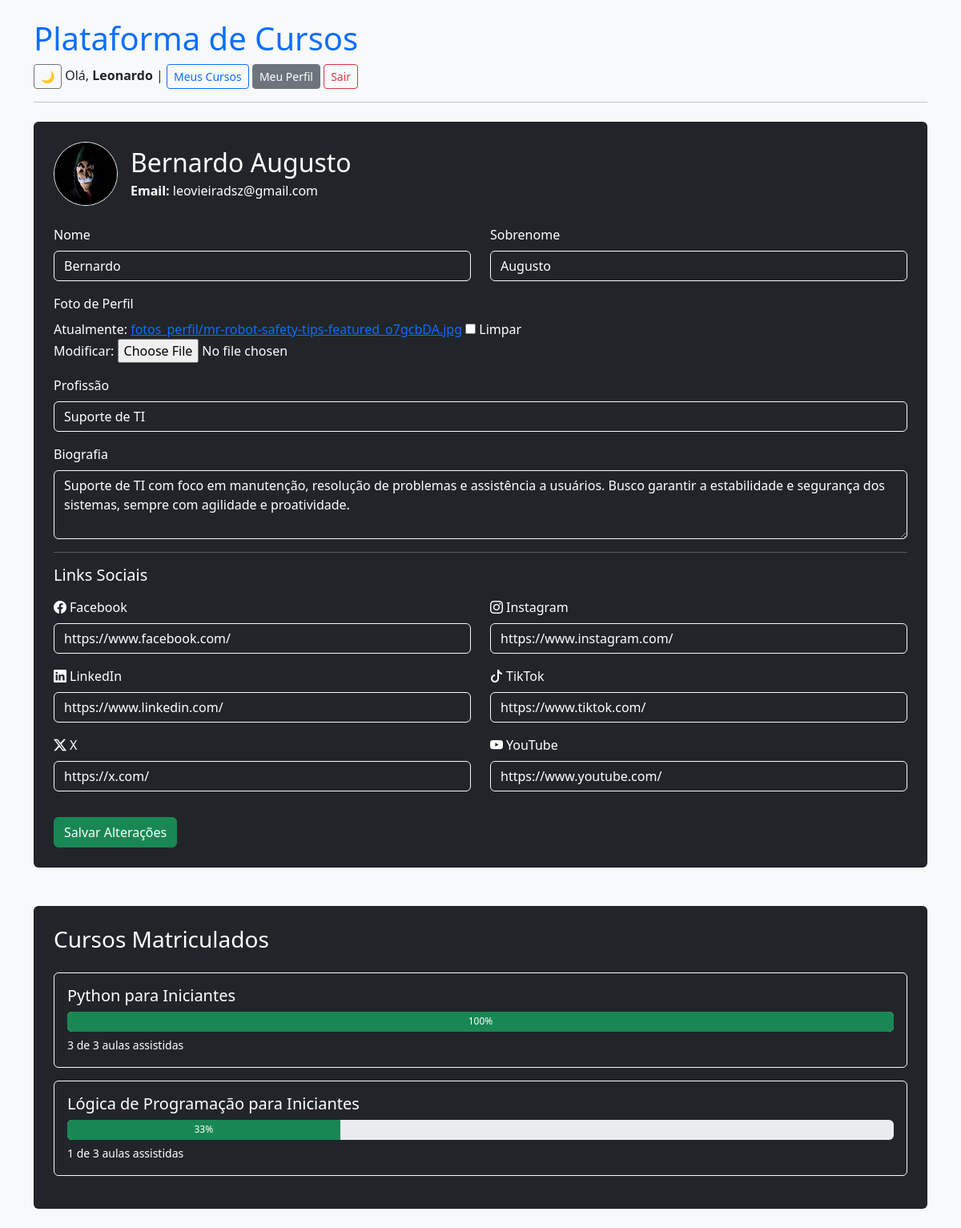
Before: /usuarios/perfil/ (signed in) with the older database file.
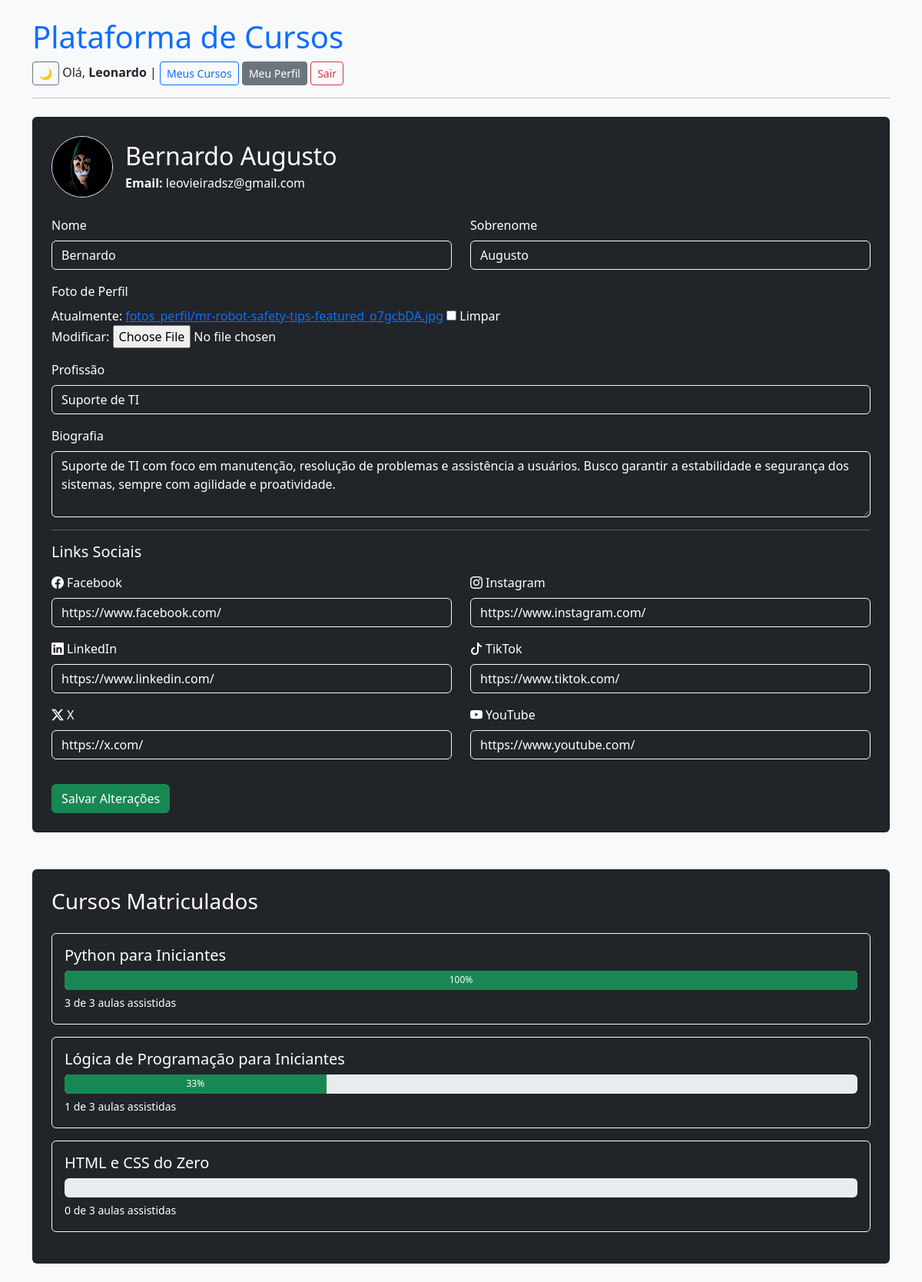
After: the same page with the newer database file.
### cursos/models.py (models this page shows, shortened)
class Matricula(models.Model):
    usuario = models.ForeignKey(settings.AUTH_USER_MODEL, on_delete=models.CASCADE, related_name='matriculas')
    curso = models.ForeignKey(Curso, on_delete=models.CASCADE, related_name='matriculas')
    data = models.DateTimeField(auto_now_add=True)
    class Meta:
        unique_together = ('usuario', 'curso')

class Curso(models.Model):
    titulo = models.CharField(max_length=100)
    descricao = models.TextField()
    imagem = models.ImageField(upload_to='cursos/imagens/', blank=True, null=True)
    slug = models.SlugField(unique=True, blank=True)

### usuarios/views.py (the view)
# urls.py: path('perfil/', views.perfil_usuario, name='perfil'),
@login_required
def perfil_usuario(request):
    usuario = request.user
    perfil, _ = Perfil.objects.get_or_create(user=usuario)
    matriculas = Matricula.objects.filter(usuario=usuario)
    for m in matriculas:
        aulas = Aula.objects.filter(curso=m.curso)
        total = aulas.count()
        assistidas = AulaAssistida.objects.filter(usuario=usuario, aula__in=aulas).count()
        percentual = int((assistidas / total) * 100) if total else 0
        m.progresso = {'total': total, 'assistidas': assistidas, 'percentual': percentual}
    if request.method == 'POST':
        usuario_form = UsuarioForm(request.POST, instance=usuario)
        perfil_form = PerfilForm(request.POST, request.FILES, instance=perfil)
        if usuario_form.is_valid() and perfil_form.is_valid():
            usuario_form.save()
            perfil_form.save()
            messages.success(request, "Dados atualizados com sucesso.")
            return redirect('perfil')
    else:
        usuario_form = UsuarioForm(instance=usuario)
        perfil_form = PerfilForm(instance=perfil)
    return render(request, 'usuarios/perfil.html', {
        'usuario': usuario,
        'matriculas': matriculas,
        'form': usuario_form,
        'perfil_form': perfil_form,
    })

### usuarios/forms.py
class UsuarioForm(forms.ModelForm):
    foto = forms.ImageField(required=False)
    class Meta:
        model = Usuario
        fields = ['first_name', 'last_name']

class PerfilForm(forms.ModelForm):
    class Meta:
        model = Perfil
        fields = [
            'foto', 'titulo', 'bio',
            'facebook_url', 'instagram_url', 'linkedin_url',
            'tiktok_user', 'x_user', 'youtube_url'
        ]
        widgets = {
            'bio': forms.Textarea(attrs={'rows': 3}),
        }

### usuarios/templatetags/form_filters.py (called while the page is built)
@register.filter(name='add_class')
def add_class(field, css):
    return field.as_widget(attrs={"class": css})

### usuarios/templates/usuarios/perfil.html (shortened to what this page needs)
{% extends 'base.html' %}
{% load form_filters %}
{% block content %}
<div class="card bg-dark text-white p-4 mb-4">
  <div class="d-flex align-items-center mb-4">
    {% if usuario.perfil.foto %}
      <img src="{{ usuario.perfil.foto.url }}" class="rounded-circle me-3 border border-light" width="80" height="80">
    {% else %}
      <div class="rounded-circle bg-secondary d-flex align-items-center justify-content-center me-3" style="width: 80px; height: 80px;">
        <span class="text-white">Sem Foto</span>
      </div>
    {% endif %}
    <div>
      <h2 class="mb-1">{{ usuario.first_name }} {{ usuario.last_name }}</h2>
      <p class="mb-0"><strong>Email:</strong> {{ usuario.email }}</p>
    </div>
  </div>
  <form method="POST" enctype="multipart/form-data">
    <div class="row mb-3">
      <div class="col-md-6">
        <label for="id_first_name" class="form-label">Nome</label>
        {{ form.first_name|add_class:"form-control bg-dark text-white border-light" }}
      </div>
      <div class="col-md-6">
        <label for="id_last_name" class="form-label">Sobrenome</label>
        {{ form.last_name|add_class:"form-control bg-dark text-white border-light" }}
      </div>
    </div>
    <div class="mb-3">
      <label class="form-label">Foto de Perfil</label><br>
      {{ perfil_form.foto }}
    </div>
    <div class="mb-3">
      <label class="form-label">Profissão</label>
      {{ perfil_form.titulo|add_class:"form-control bg-dark text-white border-light" }}
    </div>
    <div class="mb-3">
      <label class="form-label">Biografia</label>
      {{ perfil_form.bio|add_class:"form-control bg-dark text-white border-light" }}
    </div>
    <hr class="border-light">
    <h5 class="mb-3">Links Sociais</h5>
    <div class="row">
      <div class="col-md-6 mb-3">
        <label class="form-label"><i class="bi bi-facebook me-1"></i>Facebook</label>
        {{ perfil_form.facebook_url|add_class:"form-control bg-dark text-white border-light" }}
      </div>
      <div class="col-md-6 mb-3">
        <label class="form-label"><i class="bi bi-instagram me-1"></i>Instagram</label>
        {{ perfil_form.instagram_url|add_class:"form-control bg-dark text-white border-light" }}
      </div>
      <div class="col-md-6 mb-3">
        <label class="form-label"><i class="bi bi-linkedin me-1"></i>LinkedIn</label>
        {{ perfil_form.linkedin_url|add_class:"form-control bg-dark text-white border-light" }}
      </div>
      <div class="col-md-6 mb-3">
        <label class="form-label"><i class="bi bi-tiktok me-1"></i>TikTok</label>
        {{ perfil_form.tiktok_user|add_class:"form-control bg-dark text-white border-light" }}
      </div>
      <div class="col-md-6 mb-3">
        <label class="form-label"><i class="bi bi-twitter-x me-1"></i>X</label>
        {{ perfil_form.x_user|add_class:"form-control bg-dark text-white border-light" }}
      </div>
      <div class="col-md-6 mb-3">
        <label class="form-label"><i class="bi bi-youtube me-1"></i>YouTube</label>
        {{ perfil_form.youtube_url|add_class:"form-control bg-dark text-white border-light" }}
      </div>
    </div>
    <button type="submit" class="btn btn-success mt-3">Salvar Alterações</button>
  </form>
</div>
<div class="card bg-dark text-white p-4 mt-5 mb-4">
  <h3 class="mb-4">Cursos Matriculados</h3>
  {% for m in matriculas %}
    <div class="mb-3 p-3 bg-dark rounded text-white border border-light">
      <h5 class="text-white">{{ m.curso.titulo }}</h5>
      <div class="progress mb-1" style="height: 25px;">
        <div class="progress-bar bg-success text-white" role="progressbar"
             style="width: {{ m.progresso.percentual }}%;"
             aria-valuenow="{{ m.progresso.percentual }}"
             aria-valuemin="0" aria-valuemax="100">
          {{ m.progresso.percentual }}%
        </div>
      </div>
      <small class="text-white">{{ m.progresso.assistidas }} de {{ m.progresso.total }} aulas assistidas</small>
    </div>
  {% empty %}
    <p class="text-white">Você ainda não está matriculado em nenhum curso.</p>
  {% endfor %}
</div>
{% endblock %}

Changed rows visible on the page:
added Matricula: curso.titulo "HTML e CSS do Zero", progresso.assistidas "0", progresso.total "3"
